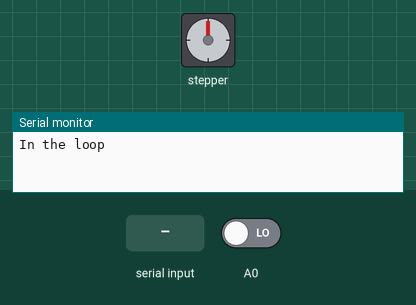
Bench run of a sketch on a simulated Arduino Uno, built with avr-gcc and run on an emulated ATmega328P. Shown: stepper motor, the last lines printed to the serial monitor. The test bench sets the inputs (shaded band); at power-on: A0 LOW. Stepper angles assume 600 steps per turn.

Above: at 2.2 s.
2.3 s: "90,45\n" received over Serial
At 33.45 s:
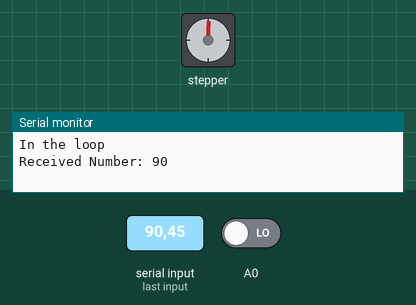
At 34.9 s:
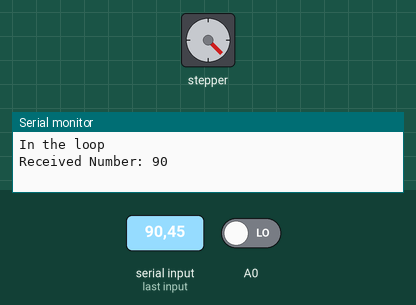
Timing chart, 0 to 35.1 s (numbered marks = the images above; inputs shaded):
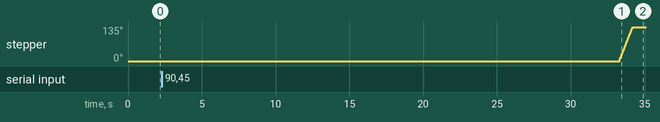

The sketch:

All_together_final.ino
```cpp
  #include <Arduino.h>
  #include "A4988.h"
  #include <LiquidCrystal_I2C.h>

  // Define pins for the stepper motor
  int Step = 3;  // Step pin
  int Sleep = 4;
  int Dire = 2;  // Direction pin
  int MS1 = 7;   // Microstep pin MS1
  int MS2 = 6;   // Microstep pin MS2
  int MS3 = 5;   // Microstep pin MS3

  // Motor specifications
  const int spr = 200;  // Steps per revolution (200 for full-step mode)
  int RPM = 25;         // Motor speed in RPM
  int Microsteps = 3;   // Full-step mode

  // Initialize stepper motor with A4988 driver
  A4988 stepper(spr, Dire, Step, MS1, MS2, MS3);

  // Binary search variables
  int low = 0;          // Initial lower range
  int high = 450;       // Upper range (200 steps per revolution)
  int count = 0;        // Iteration count
  int currentStep = 0;  // Current step position
  int prevGuess = 0;    // Previous guess

  double Stab_duration=30.0;     //stabilization duration

  LiquidCrystal_I2C lcd(0x27, 16, 2);
  // IR sensor variables
  volatile unsigned long time_begin;
  volatile unsigned long time_end;
  volatile int EFR;
  volatile int duration_sec;
  volatile int state;
  volatile int x =0;
  volatile double flow_rate = 0;
  volatile int prev = 0;

  void setup() {

    Serial.begin(9600);
    //Serial.println("Started");
    pinMode(Step, OUTPUT);    //Step pin as output
    pinMode(Dire, OUTPUT);    //Direcction pin as output
    pinMode(Sleep, OUTPUT);   //Set Sleep OUTPUT Control button as output
    digitalWrite(Step, LOW);  // Currently no stepper motor movement
    digitalWrite(Dire, HIGH);
    digitalWrite(Sleep, HIGH);  //A logic high allows normal operation of the A4988 by removing from sleep
    delay(1000);                //Wait 1000 milliseconds (1 second) proceeding
    // Set target motor RPM to and microstepping setting
    stepper.begin(RPM, Microsteps);
    //Serial.println("Outof setup");
  }

  // Function for measuring flowrate using IR that returns up or down or stop
  int measureFlowRate(float efr) {
    time_begin = micros();

    //Serial.println("flow rate loop");
    while (duration_sec <= Stab_duration) {
      //Serial.println("inside while loop  ");
      int counter = digitalRead(A0);
      if (state == 0) {
        switch (counter) {
          case 1:
            state = 1;
            x = x + 1;
            //Serial.println("Drop count increased  ");
            break;
          case 0:
            state = 0;
            break;
        }
      }

      if (counter == LOW) {
        state = 0;
      }
      time_end = micros();
      //duration=time_end - time_begin;
      duration_sec = (time_end - time_begin) / 1000000.0;
    }
    flow_rate = (x / Stab_duration)*60;
    //Serial.println("flow rate changed");
    time_begin = time_end;
    x = 0;
    duration_sec = 0;

    if (efr < flow_rate) {
      return 1;
    } else if (efr > flow_rate) {
      return 2;
    } else if (efr == flow_rate) {
      return 3;
    }
  }

  // BInary search Function
  int binsearch(int low, int high) {
    // Perform binary search
    int guess = (low + high) / 2;
    int stepsToMove = (guess - currentStep);  // Calculate the difference in steps

    stepper.move(stepsToMove);                 // Move the motor by the calculated steps          // Update the current position

    delay(500);  // Allow time for the motor to stabilize
    // Serial.print("Current guess: ");
    // Serial.println(guess);
    // Serial.print("Steps to Move: ");
    // Serial.println(stepsToMove);

    return guess;
  }


  void loop() {
    // put your main code here, to run repeatedly:

    // Serial Input
    //Serial.println("Provide expected Flowrate : ");
    // int userInput = Serial.parseInt();
    // while (Serial.available() > 0) {
    //   Serial.read();  // Clear serial buffer
    // }

    Serial.println("In the loop");
    while(true) { // Check if data is available to read
      if(Serial.available()>0){
        //Serial.println("In the condition");
        String receivedData = Serial.readStringUntil('\n'); // Read until newline character
        EFR = receivedData.toInt(); // Convert the received data to an integer
        Serial.print("Received Number: ");
        Serial.println(EFR); // Print the received number
        break;
      }
    }
    //Serial.println("Out of the loop");
    // EFR = receivedNumber;
    // Inner loop to stabilize flowrate
    // Serial.print("EFR: ");
    // Serial.println(EFR); // Print the received number
    while (count<=8) {
      int flag = measureFlowRate(EFR);
      int currentGuess;
      if (flag == 1) {
        high = currentStep;
        currentStep = binsearch(low, high);
      }
      else if (flag == 2) {
        low = currentStep;
        currentStep = binsearch(low, high);
      }

      count++;

      // Serial.print("Iteration ");
      // Serial.print(count);
      // Serial.print(": Current step position approximation is ");
      // Serial.println(currentGuess);

      // Check if the approximation is within an acceptable range

      prevGuess = currentGuess;
    }

  }
```

Measured:
- after the input at 2.3 s, stepper: turns 135° clockwise in 0.89 s, starting after 31.0 s
